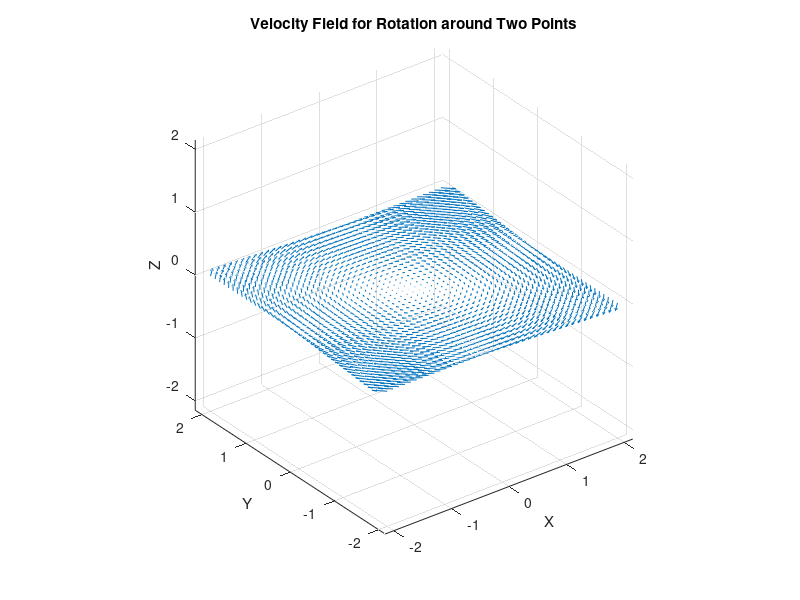

MATLAB code for this plot:
% 定义两个漩涡中心的位置
x_c1 = -0.6;
y_c1 = 0;
x_c2 = 0.6;
y_c2 = 0;

% 定义网格
[x, y] = meshgrid(linspace(-2, 2, 40), linspace(-2, 2, 40));
z = zeros(size(x));  % 在 xy 平面上绘制

% 计算第一个漩涡中心的速度向量
vx1 = y - y_c1;
vy1 = -(x - x_c1);
vz1 = zeros(size(x));

% 计算第二个漩涡中心的速度向量
vx2 = y - y_c2;
vy2 = -(x - x_c2);
vz2 = zeros(size(x));

% 将两个速度向量叠加
vx = vx1 + vx2;
vy = vy1 + vy2;
vz = vz1 + vz2;

% 绘制速度向量场
figure;
quiver3(x, y, z, vx, vy, vz, 'AutoScaleFactor', 1.5);
axis equal;
xlabel('X');
ylabel('Y');
zlabel('Z');
title('Velocity Field for Rotation around Two Points');
grid on;
